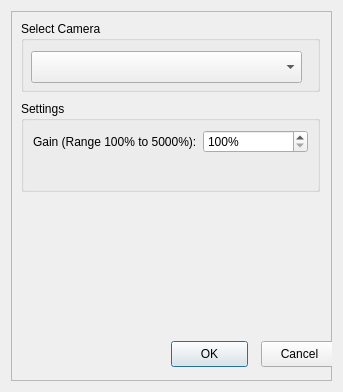
<?xml version="1.0" encoding="UTF-8"?>
<ui version="4.0">
 <class>X2Camera</class>
 <widget class="QDialog" name="X2Camera">
  <property name="geometry">
   <rect>
    <x>0</x>
    <y>0</y>
    <width>343</width>
    <height>392</height>
   </rect>
  </property>
  <property name="windowTitle">
   <string>ToupTek Camera</string>
  </property>
  <layout class="QVBoxLayout" name="verticalLayout_6">
   <item>
    <widget class="X2Form" name="X2Form">
     <property name="frameShape">
      <enum>QFrame::StyledPanel</enum>
     </property>
     <property name="frameShadow">
      <enum>QFrame::Raised</enum>
     </property>
     <widget class="QPushButton" name="pushButtonOK">
      <property name="geometry">
       <rect>
        <x>160</x>
        <y>330</y>
        <width>77</width>
        <height>26</height>
       </rect>
      </property>
      <property name="text">
       <string>OK</string>
      </property>
     </widget>
     <widget class="QPushButton" name="pushButtonCancel">
      <property name="geometry">
       <rect>
        <x>250</x>
        <y>330</y>
        <width>77</width>
        <height>26</height>
       </rect>
      </property>
      <property name="text">
       <string>Cancel</string>
      </property>
     </widget>
     <widget class="QGroupBox" name="groupBox">
      <property name="geometry">
       <rect>
        <x>10</x>
        <y>90</y>
        <width>299</width>
        <height>91</height>
       </rect>
      </property>
      <property name="title">
       <string>Settings</string>
      </property>
      <layout class="QVBoxLayout" name="verticalLayout">
       <item>
        <layout class="QFormLayout" name="formLayout">
         <item row="1" column="0">
          <widget class="QLabel" name="labelGain">
           <property name="text">
            <string>Gain (Range 100% to 5000%):</string>
           </property>
          </widget>
         </item>
         <item row="1" column="1">
          <widget class="QSpinBox" name="spinBoxGain">
           <property name="suffix">
            <string>%</string>
           </property>
           <property name="minimum">
            <number>100</number>
           </property>
           <property name="maximum">
            <number>5000</number>
           </property>
           <property name="singleStep">
            <number>100</number>
           </property>
          </widget>
         </item>
        </layout>
       </item>
      </layout>
     </widget>
     <widget class="QGroupBox" name="groupBox_2">
      <property name="geometry">
       <rect>
        <x>10</x>
        <y>10</y>
        <width>299</width>
        <height>71</height>
       </rect>
      </property>
      <property name="title">
       <string>Select Camera</string>
      </property>
      <widget class="QComboBox" name="comboBox">
       <property name="geometry">
        <rect>
         <x>10</x>
         <y>30</y>
         <width>271</width>
         <height>32</height>
        </rect>
       </property>
      </widget>
     </widget>
    </widget>
   </item>
  </layout>
 </widget>
 <customwidgets>
  <customwidget>
   <class>X2Form</class>
   <extends>QFrame</extends>
   <header>x2form.h</header>
   <container>1</container>
  </customwidget>
 </customwidgets>
 <resources/>
 <connections/>
</ui>
